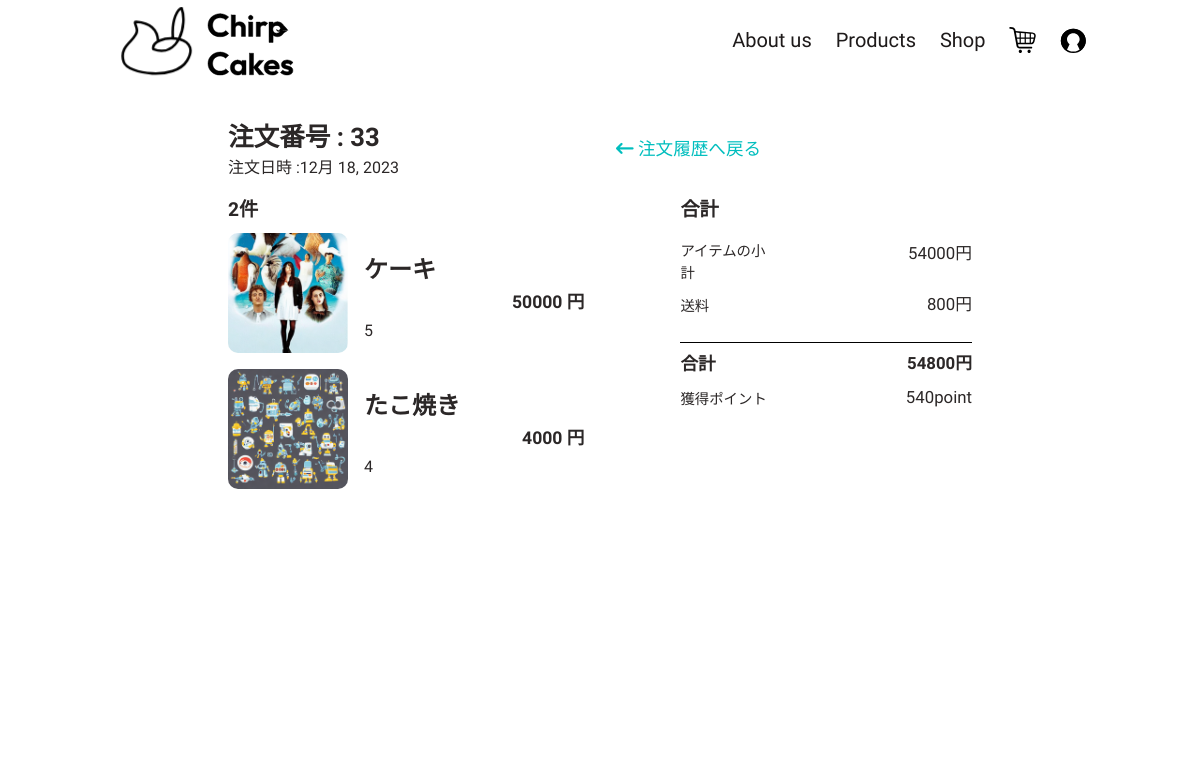
Page /main/orderdetail/33 (signed in) on the earlier database version.
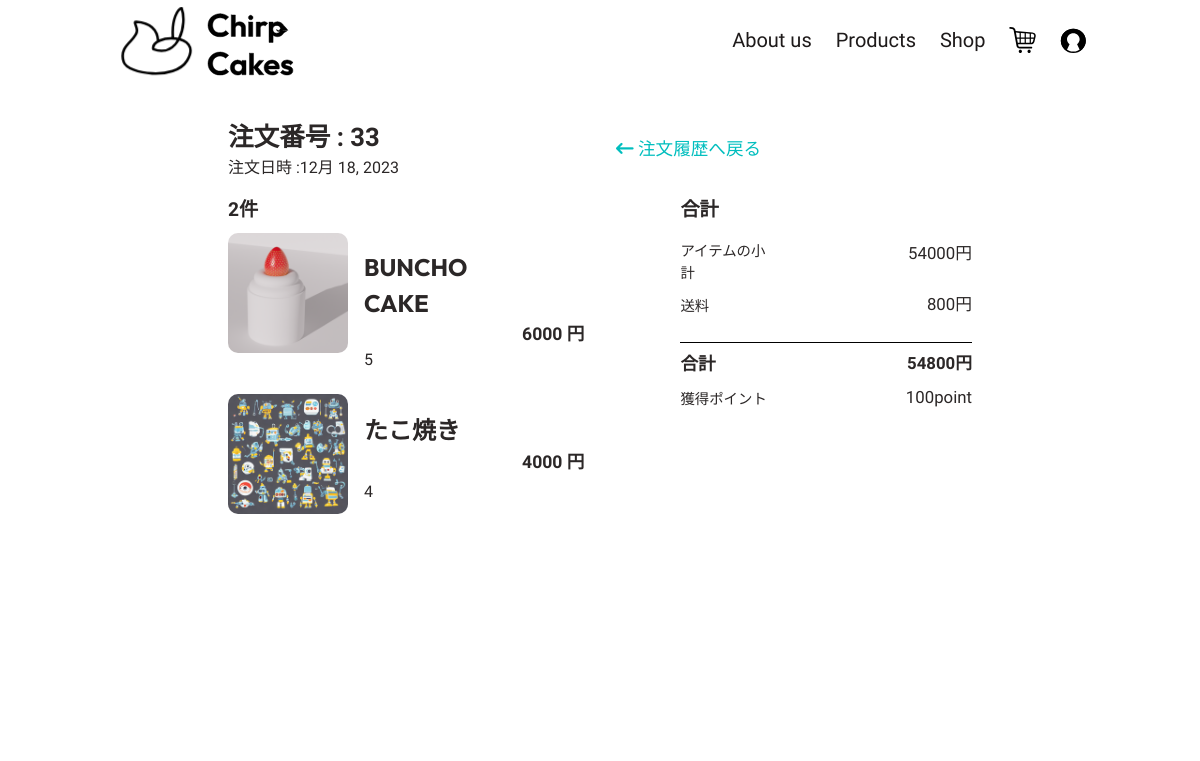
Same page on the later database version.
### main/models.py (models this page shows, shortened)
class OrderDetailTable(models.Model):
    class Meta:
        verbose_name = _('注文詳細テーブル')
        verbose_name_plural = _('注文詳細テーブル')
    detail_id = models.AutoField(primary_key=True, unique=True, verbose_name='注文詳細ID', editable=False)
    order_id = models.ForeignKey(OrderTable, on_delete=models.CASCADE, verbose_name='注文ID', related_name='related_order')
    item_id = models.ForeignKey(ItemTable, on_delete=models.CASCADE, verbose_name='商品ID', related_name='related_order_item')
    quantity = models.IntegerField(verbose_name='数量', default=0, validators=[MinValueValidator(0), MaxValueValidator(1000)])
    def get_total_price(self):
        return self.quantity * self.item_id.price

class ItemTable(models.Model):
    class Meta:
        verbose_name = _('商品テーブル')
        verbose_name_plural = _('商品テーブル')
    item_id = models.AutoField(primary_key=True, unique=True, verbose_name='商品ID', editable=False)
    item_name = models.TextField(max_length=30, unique=True, verbose_name='商品名')
    item_name_eng = models.TextField(default=f'',max_length=50, verbose_name='商品名(english)')
    item_img = models.ImageField(default='main/item/default_img.jpg', upload_to=saveItemPath)
    price = models.IntegerField(verbose_name='値段/個')
    sale_flg = models.BooleanField(default=True, verbose_name='販売ステータス')
    slug = models.SlugField(null=True, blank=True, max_length=20, default=f'')

class OrderTable(models.Model):
    class Meta:
        verbose_name = _('注文テーブル')
        verbose_name_plural = _('注文テーブル')
    PAY_CHOICE = [
        (1, 'クレジットカード'),
        (2, '代金引換'),
        (3, '後払い決済'),
        (4, '振込')
    ]
    order_id = models.AutoField(primary_key=True, unique=True, verbose_name='注文ID', editable=False)
    user_id = models.ForeignKey(settings.AUTH_USER_MODEL, on_delete=models.CASCADE)
    post = models.TextField(verbose_name='郵便番号', default='', max_length=84, blank=False, validators=[RegexValidator(r'^[0-9]{3}-[0-9]{4}$',)])
    pref = models.TextField(verbose_name='都道府県', default='', max_length=20, blank=False)
    address = models.TextField(verbose_name='住所詳細', default='', max_length=255, blank=False)
    postage = models.IntegerField(verbose_name='送料', default=0, validators=[MinValueValidator(1), MaxValueValidator(9999)])
    town = models.CharField(verbose_name='市町村', max_length=255, default='')
    to_firstname = models.TextField(verbose_name='送り先(名前)',default='', blank=False)
    to_lastname = models.TextField(verbose_name='送り先(苗字)', default='',blank=False)
    create = models.DateField(auto_now_add=True, verbose_name='注文確定日')
    ordered = models.BooleanField(default=False, verbose_name='発送状況')
    arrive = models.DateField(verbose_name='到着予定日')
    pay = models.IntegerField(verbose_name='支払方法', choices=PAY_CHOICE, unique=False, default=1, blank=False)
    total_pay = models.IntegerField(verbose_name='合計金額', default=1)
    def get_total(self):
        total = 0
        for item in self.related_order.all():
            total += item.get_total_price()
        return int(total)

### main/views.py (the view)
# urls.py: path('orderdetail/<pk>', views.OrderDetail.as_view(), name='orderdetail'),
class OrderDetail(LoginRequiredMixin, TemplateView):
    template_name = 'main/orderdetail.html'
    params = {
    }
    def get(self, request, *args, **kwargs):
        order_id = self.kwargs['pk']
        if OrderTable.objects.filter(order_id=order_id).exists():
            order = OrderTable.objects.get(order_id=order_id)
            self.params['data'] = OrderDetailTable.objects.filter(order_id=order).all()
            total = order.get_total()
            point = total // 100
            self.params['get_point'] = point
        else:
            return redirect('main:order')
        return render(request, self.template_name, self.params)

### templates/main/orderdetail.html (shortened to what this page needs)
{% load static %}
<!DOCTYPE html>
<html lang="ja">
<head>
    <link rel="stylesheet" href="{% static 'main/css/main.css' %}">
</head>
<body>
    {% include 'main/component/banner.html' %}
    <div id="root">
        <main id="orderhistdetail">
            <div class="data-order-group">
                <div class="data-order table">
                    <div class="table-items is-title">
                        注文番号 : {{ data.0.order_id.order_id }}
                    </div>
                    <div class="table-items">
                        注文日時 :{{ data.0.order_id.create }}
                    </div>
                </div>
                <div class="backpage">
                    <a href="{% url 'main:orderhistory' %}">
                        <i class="fa-solid fa-arrow-left-long"></i>
                        注文履歴へ戻る
                    </a>
                </div>
            </div>
            <div class="data-field">
                <div class="data-main">
                    <div class="table">
                        <div class="data-title">
                            {{ data.count }}件
                        </div>
                    </div>
                    <div class="item-group">
                        {% for item in data %}
                        <div class="data-item-group">
                            <div class="data-item-img">
                                <a href="{% url 'main:product' item.item_id.slug %}">
                                    <img src="{{ MEDIA_URL }}{{ item.item_id.item_img }}" alt="" height="120px"
                                        width="120px">
                                </a>
                            </div>
                            <div class="data-item-detail">
                                <div class="data-item-name">
                                    <a
                                        href="{% url 'main:product' item.item_id.slug %}">{{ item.item_id.item_name }}</a>
                                </div>
                                <div class="data-item-quantity">
                                    {{ item.quantity }}
                                </div>
                                <div class="data-item-option">
                                </div>
                                <div class="data-item-price">
                                    {{ item.get_total_price }}
                                </div>
                            </div>
                        </div>
                        {% endfor %}
                    </div>
                </div>
                <div class="data-side">
                    <div class="data-price-group">
                        <div class="data-title">
                            合計
                        </div>
                        <div class="data-price table">
                            <div class="table-items">
                                アイテムの小計
                            </div>
                            <div class="table-items">
                                {{ data.0.order_id.total_pay }}円
                            </div>
                            <div class="table-items">
                                送料
                            </div>
                            <div class="table-items">
                                {{ data.0.order_id.postage }}円
                            </div>
                            <div class="table-items is-total">
                                合計
                            </div>
                            <div class="table-items is-total">
                                {{ data.0.order_id.total_pay|add:data.0.order_id.postage }}円
                            </div>
                            <div class="table-items">
                                獲得ポイント
                            </div>
                            <div class="table-items">
                                {{ get_point }}point
                            </div>
                        </div>
                    </div>
                </div>
            </div>
        </main>
    </div>
</body>
</html>

Differences in the rows shown:
changed through a linked row, OrderDetailTable: item_id.item_img: a different picture; item_id.item_name "ケーキ" → "BUNCHO CAKE"; get_total_price "50000" → "6000"
Other differences:
{{ get_point }}: "540" → "100"
